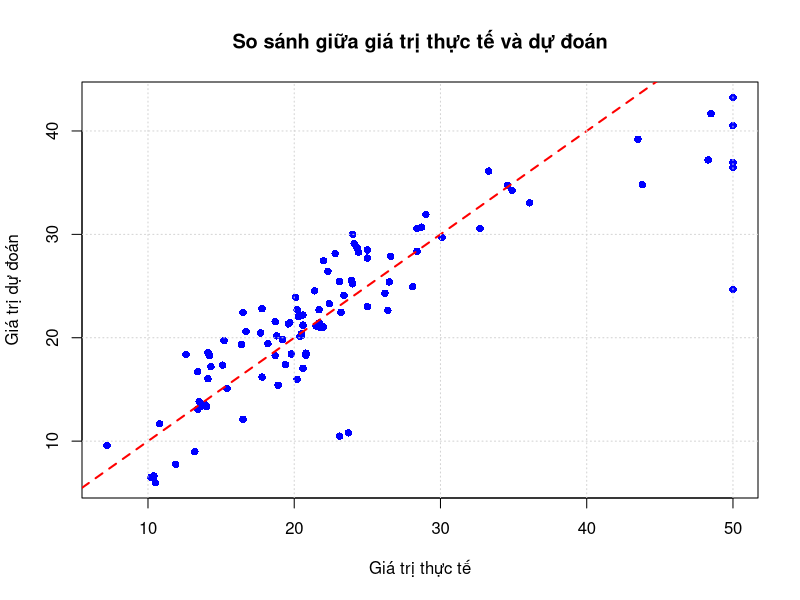

Here is the R script that generated this plot:
# Cài đặt và tải các gói cần thiết
if (!require(MASS)) install.packages("MASS")
if (!require(caret)) install.packages("caret")

library(MASS)      # Chứa bộ dữ liệu Boston
library(caret)     # Chia dữ liệu và đánh giá mô hình

# Bước 1: Tải dữ liệu Boston housing
data(Boston)
X <- Boston[, 1:13]  # Tất cả các biến trừ biến mục tiêu
y <- Boston$medv     # Biến mục tiêu là giá nhà trung bình
dataset_name <- "Boston housing"

# Bước 2: Khám phá dữ liệu
cat("Thông tin về tập dữ liệu", dataset_name, ":\n")
cat("Số mẫu:", nrow(X), "\n")
cat("Số đặc trưng:", ncol(X), "\n\n")

cat("Năm hàng đầu tiên của dữ liệu:\n")
print(head(X))

# Hiển thị thống kê mô tả
cat("\nThống kê mô tả về dữ liệu:\n")
print(summary(X))

# Bước 3: Phân chia dữ liệu thành tập huấn luyện và tập kiểm tra
set.seed(42)  # Đặt seed cho khả năng tái tạo
train_indices <- createDataPartition(y, p = 0.8, list = FALSE)
X_train <- X[train_indices, ]
X_test <- X[-train_indices, ]
y_train <- y[train_indices]
y_test <- y[-train_indices]

cat("\nKích thước tập huấn luyện:", dim(X_train), "\n")
cat("Kích thước tập kiểm tra:", dim(X_test), "\n")

# Bước 4-5: Xây dựng và huấn luyện mô hình hồi quy tuyến tính
model <- lm(y_train ~ ., data = X_train) # Dau . la lay tat ca

summary(model)
# Bước 6: Kiểm tra hệ số hồi quy
coef_df <- data.frame(
  feature = names(coef(model)[-1]),
  coefficient = coef(model)[-1]
)
coef_df <- coef_df[order(coef_df$coefficient, decreasing = TRUE), ]

cat("\nHệ số hồi quy:\n")
print(coef_df)
cat("Hệ số chặn (Intercept):", coef(model)[1], "\n")

# Bước 7: Dự đoán trên tập kiểm tra
y_pred <- predict(model, newdata = X_test)

# Bước 8: Đánh giá mô hình
mse <- mean((y_test - y_pred)^2)
mse
rmse <- sqrt(mse)
rmse
r2 <- 1 - sum((y_test - y_pred)^2) / sum((y_test - mean(y_test))^2)

cat("\nĐánh giá mô hình:\n")
cat("Mean Squared Error (MSE):", round(mse, 4), "\n")
cat("Root Mean Squared Error (RMSE):", round(rmse, 4), "\n")
cat("R-squared (R²):", round(r2, 4), "\n")

# Bước 9: Trực quan hóa kết quả
# So sánh giá trị thực tế và dự đoán
plot(y_test, y_pred, 
     main = "So sánh giữa giá trị thực tế và dự đoán",
     xlab = "Giá trị thực tế", 
     ylab = "Giá trị dự đoán",
     pch = 16, 
     col = "blue")
abline(0, 1, col = "red", lwd = 2, lty = 2)  # Đường thẳng y=x
grid()